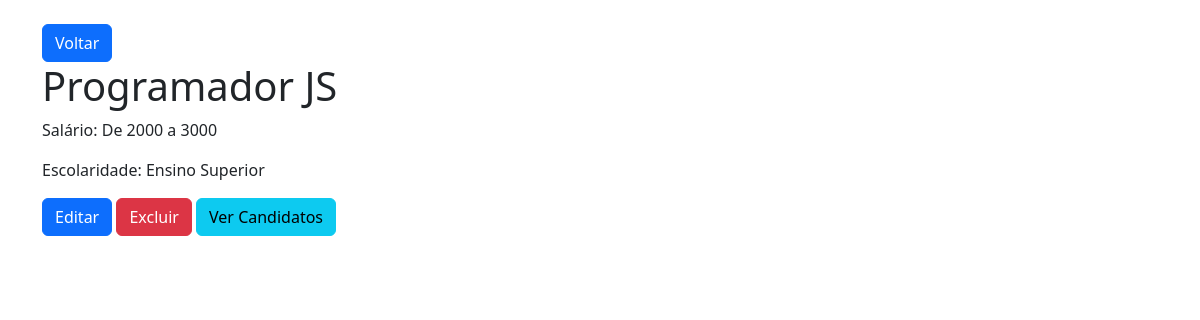
The page /empresas/vagas/19/ (signed in) on the database its author committed.
### empresas/models.py (models this page shows, shortened)
class Vagas(models.Model):
    empresa = models.CharField(max_length=100)
    titulo = models.CharField(max_length=150)
    salario = models.CharField(max_length=50)
    escolaridade = models.CharField(max_length=50)

### empresas/views.py (the view)
# urls.py: path("vagas/<int:vaga_id>/", views.detalhes_vaga, name="detalhes_vaga"),
@login_required(login_url="/empresas/login")
@has_role_decorator("empresa")
def detalhes_vaga(request, vaga_id):
    vaga = get_object_or_404(Vagas, pk=vaga_id)
    return render(request, "empresas/detalhes_vaga.html", {"vaga": vaga})

### empresas/templates/empresas/detalhes_vaga.html (shortened to what this page needs)
{% extends 'base.html' %}
{% block content %}
    <div class="container mt-4">
        <a href="{% url 'vagas' %}" class="btn btn-primary">Voltar</a>
        <h1>{{ vaga.titulo }}</h1>
        <p>Salário: {{ vaga.salario }}</p>
        <p>Escolaridade: {{ vaga.escolaridade }}</p>
        <a href="{% url 'editar_vaga' vaga.id %}" class="btn btn-primary">Editar</a>
        <a href="{% url 'deletar_vaga' vaga.id %}" class="btn btn-danger">Excluir</a>
        <a href="{% url 'candidatos_vaga' vaga.id %}" class="btn btn-info">Ver Candidatos</a>
    </div>
{% endblock content %}

### rows shown on the page
Vagas: titulo "Programador JS", salario "De 2000 a 3000", escolaridade "Ensino Superior"
